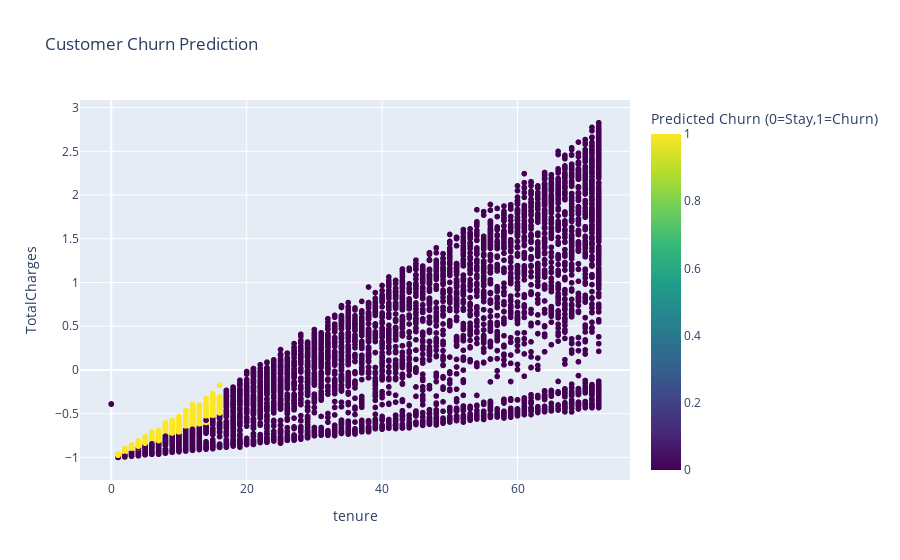

The notebook cell this image was saved under:
### Code cell
df["Prediction"] = model.predict(X)
plot = px.scatter(df, x="tenure", y="TotalCharges", color="Prediction",
                 title="Customer Churn Prediction",
                 labels={"Prediction": "Predicted Churn (0=Stay,1=Churn)"},
                 color_continuous_scale="viridis")
plot.show()

### Figure 1 — Plotly figure (JSON) as saved in the notebook; plotly's stock layout.template omitted (floating-point values rounded to 4 significant figures; data arrays with more than 128 entries replaced by an {"elided": "..."} marker saying what was removed)
{"data": [{"hovertemplate": "tenure=%{x}<br>TotalCharges=%{y}<br>Predicted Churn (0=Stay,1=Churn)=%{marker.color}<extra></extra>", "legendgroup": "", "marker": {"color": {"elided": "7043 int values"}, "coloraxis": "coloraxis", "symbol": "circle"}, "mode": "markers", "name": "", "showlegend": false, "type": "scattergl", "x": {"elided": "7043 int values"}, "xaxis": "x", "y": {"elided": "7043 float values"}, "yaxis": "y"}], "layout": {"coloraxis": {"colorbar": {"title": {"text": "Predicted Churn (0=Stay,1=Churn)"}}, "colorscale": [[0, "#440154"], [0.1111, "#482878"], [0.2222, "#3e4989"], [0.3333, "#31688e"], [0.4444, "#26828e"], [0.5556, "#1f9e89"], [0.6667, "#35b779"], [0.7778, "#6ece58"], [0.8889, "#b5de2b"], [1, "#fde725"]]}, "legend": {"tracegroupgap": 0}, "title": {"text": "Customer Churn Prediction"}, "xaxis": {"anchor": "y", "domain": [0, 1], "title": {"text": "tenure"}}, "yaxis": {"anchor": "x", "domain": [0, 1], "title": {"text": "TotalCharges"}}}}
